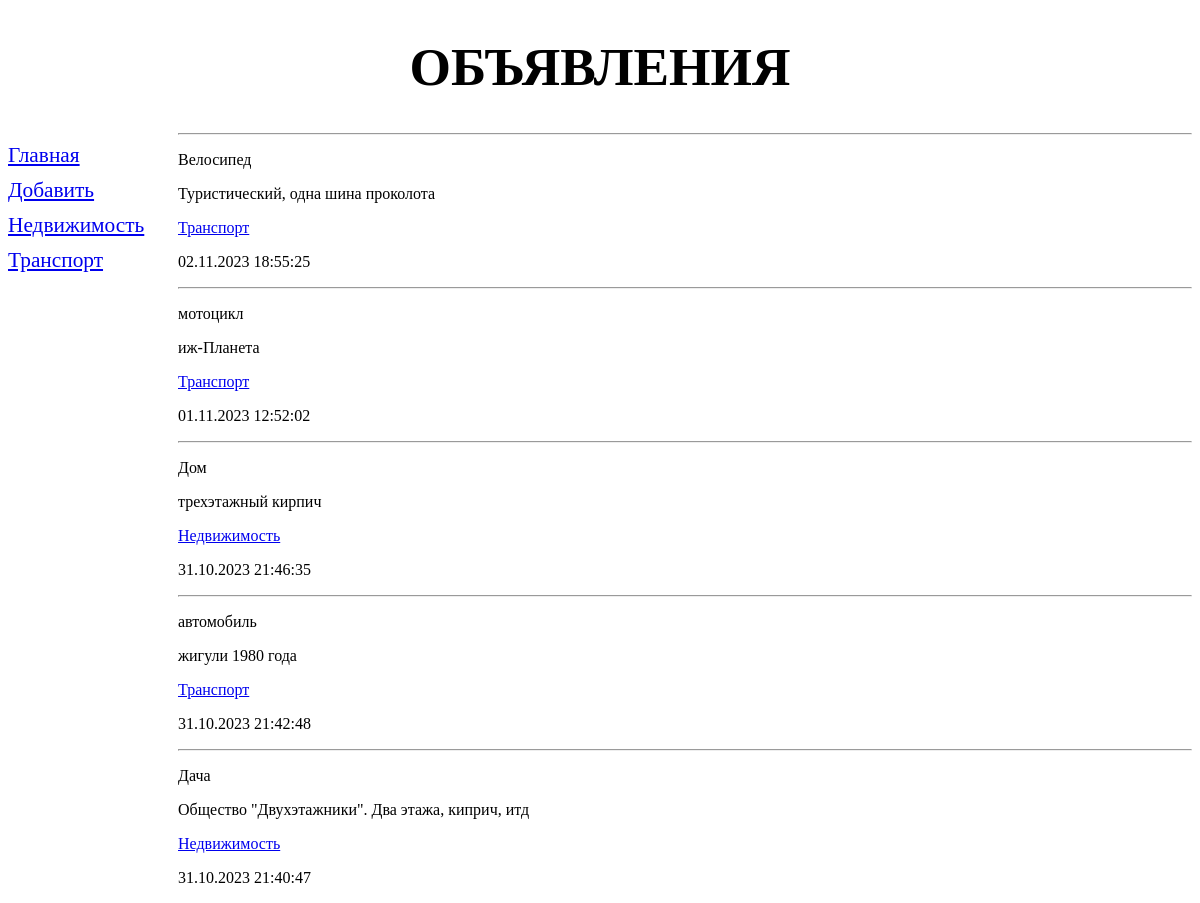
Page /bboard/ on the earlier database version.
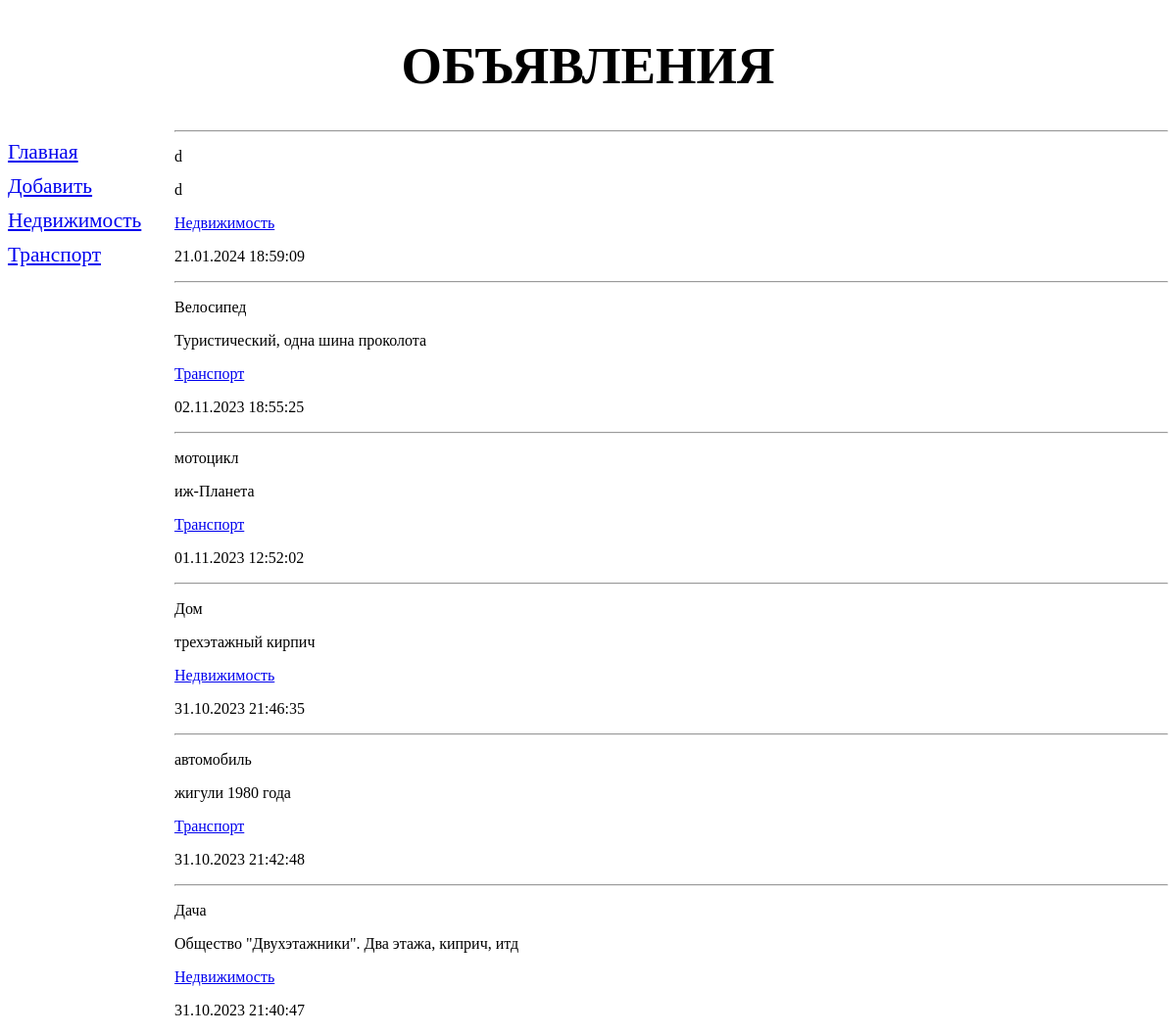
Same page on the later database version.
### bboard/models.py (models this page shows, shortened)
class Rubric(models.Model):
    name = models.CharField(max_length=20, db_index=True, verbose_name='Название')
    class Meta:
        verbose_name_plural = 'Рубрики'
        verbose_name = 'Рубрика'
        ordering = ['name']

class Bd(models.Model):
    title = models.CharField(max_length=50, verbose_name="Товар")
    rubric = models.ForeignKey('Rubric', null=True, on_delete=models.PROTECT, verbose_name="Рубрика")
    content = models.TextField(null=True, blank=True, verbose_name="Описание")
    price = models.FloatField(null=True, blank=True, verbose_name="Цена")
    published = models.DateTimeField(auto_now_add=True, db_index=True, verbose_name="Опубликовано")
    class Meta:
        verbose_name_plural = 'Объявления'
        verbose_name = 'Объявление'
        ordering = ['-published']

### bboard/views.py (the view)
# urls.py: path('', index, name='index'),
def index(request):
    bbs = Bd.objects.all()
    rubrics = Rubric.objects.all()
    content = {'bbs': bbs, 'rubrics': rubrics}
    return render(request, 'bboard/index.html', content)

### bboard/templates/bboard/index.html
{% extends "layout/basic.html" %}
{% block content %}
    {% for bb in bbs %}
    <div>
        <hr>
        <p>{{bb.title}}</p>
        <p>{{bb.content}}</p>
        <a href="{% url 'by_rubric' bb.rubric.pk %}">{{bb.rubric.name}}</a>
        <p>{{bb.published| date:"d.m.Y H:i:s"}}</p>
    </div>
    {% endfor %}
{% endblock %}

### bboard/templates/layout/basic.html (shortened to what this page needs)
<!DOCTYPE html>
{% load static %}
<html lang="en">
<head>
    <link rel="stylesheet" type="text/css" href="{% static 'bboard/css/style.css' %}">
</head>
<body>
<header>
    <h1>Объявления</h1>
</header>
<nav>
    <a href="{% url 'index' %}">Главная</a>
    <a href="{% url 'add' %}">Добавить</a>
    {% for rubric in rubrics %}
    <a href="{% url 'by_rubric' rubric.pk %}">{{ rubric.name }}</a>
    {% endfor %}
</nav>
<section>
    {% block content %}
    {% endblock %}
</section>
</body>
</html>

Differences in the rows shown:
added Bd: title "d", content "d", rubric.name "Недвижимость", published "21.01.2024 18:59:09"
